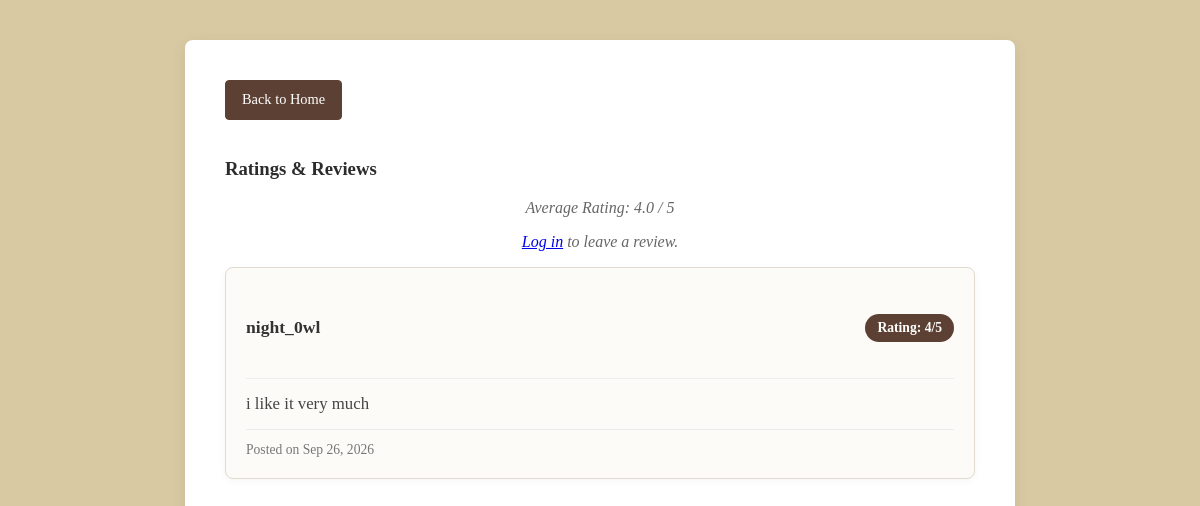
Page /catalog/book/20/ on the earlier database version.
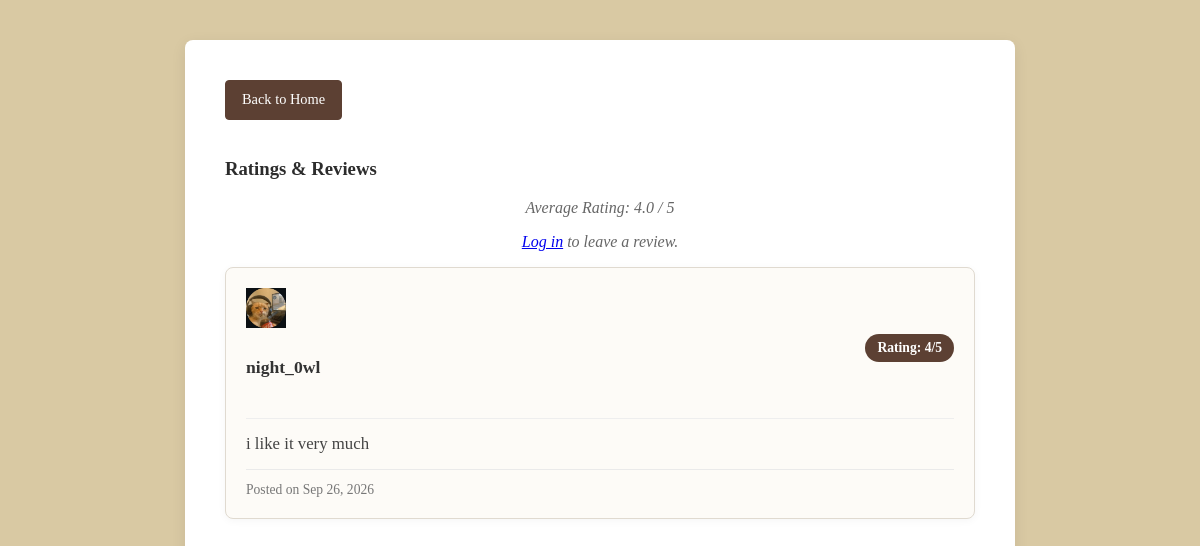
Same page on the later database version.
### catalog/models.py (models this page shows, shortened)
class Review(models.Model):
    review_id = models.AutoField(primary_key=True)
    book = models.ForeignKey(Book, on_delete=models.CASCADE, related_name='reviews')
    user = models.ForeignKey(User, on_delete=models.CASCADE, related_name='reviews')
    rating = models.IntegerField()
    comment = models.TextField()
    created_at = models.DateTimeField(auto_now_add=True)
    updated_at = models.DateTimeField(auto_now=True)

class UserProfile(models.Model):
    user = models.OneToOneField(User, on_delete=models.CASCADE)
    full_name = models.CharField(max_length=150, blank=True)
    bio = models.TextField(blank=True)
    profile_picture = models.ImageField(upload_to='profile_pics/', blank=True, null=True)
    is_verified = models.BooleanField(default=False)
    verification_token = models.CharField(max_length=100, blank=True, null=True)

### catalog/views.py (the view)
# urls.py: path('book/<int:book_id>/', views.book_detail, name='book_detail'),
def book_detail(request, book_id):
    book = get_object_or_404(Book, pk=book_id)
    reviews = Review.objects.filter(book=book)
    avg_rating = reviews.aggregate(Avg('rating'))['rating__avg']
    user_has_reviewed = False
    if request.user.is_authenticated:
        user_has_reviewed = reviews.filter(user=request.user).exists()
    context = {
        'book': book,
        'reviews': reviews,
        'avg_rating': avg_rating,
        'user_has_reviewed': user_has_reviewed,
    }
    return render(request, 'catalog/book_detail.html', context)

### catalog/templates/catalog/book_detail.html (shortened to what this page needs)
<head>
    {% load static %}
    <link rel="stylesheet" href="{% static 'catalog/style.css' %}">
</head>
<body>
    <div class="book-card">
        <div class="mb-3">
        <a href="{% url 'index' %}" class="custom-back-btn">Back to Home</a>
    </div>
    <div class="reviews-section mt-5">
    <h3>Ratings & Reviews</h3>
    <p>Average Rating:
    {% if avg_rating %}
        {{ avg_rating|floatformat:1 }} / 5
    {% else %}
        No ratings yet
    {% endif %}
    </p>
    {% if user.is_authenticated %}
        {% if not user_has_reviewed %}
        <form method="POST" action="{% url 'add_review' book.pk %}" class="mb-4">
            {% csrf_token %}
            <div class="mb-3">
                <label for="rating" class="form-label">Rating (1-5)</label>
                <select name="rating" id="rating" class="form-select" required>
                    <option value="" selected disabled>Choose...</option>
                    <option value="1">1 - Poor</option>
                    <option value="2">2 - Average</option>
                    <option value="3">3 - Good</option>
                    <option value="4">4 - Very Good</option>
                    <option value="5">5 - Excellent</option>
                </select>
            </div>
            <div class="mb-3">
                <label for="comment" class="form-label">Review Comment</label>
                <textarea name="comment" id="comment" rows="3" class="form-control" placeholder="Write your review here..."></textarea>
            </div>
            <button type="submit" class="btn btn-primary">Submit Review</button>
        </form>
    {% else %}
        <p class="text-muted fst-italic mb-4">You have already reviewed this book. You can edit your existing review below.</p>
        {% endif %}
    {% else %}
        <p><a href="{% url 'login' %}">Log in</a> to leave a review.</p>
    {% endif %}
    <div class="list-group">
        {% for review in reviews %}
            <div class="list-group-item list-group-item-action flex-column align-items-start mb-2">
                <div class="d-flex w-100 justify-content-between review-header">
                    <div class="d-flex align-items-center">
        {% if review.user.userprofile.profile_picture %}
        <img src="{{ review.user.userprofile.profile_picture.url }}" alt="{{ review.user.username }}" class="rounded-circle me-2" width="40" height="40" style="object-fit: cover;">
    {% endif %}
                <h5 class="mb-0 fw-bold">{{ review.user.username }}</h5>
            </div>
                    <span class="badge bg-secondary">Rating: {{ review.rating }}/5</span>
                </div>
                <p class="mb-1 review-comment">{{ review.comment }}</p>
                <div class="review-footer">
                <small class="text-muted">Posted on {{ review.created_at|date:"M d, Y" }}</small>
</div>
            </div>
        {% empty %}
            <p class="text-muted">No reviews yet. Be the first to review this book!</p>
        {% endfor %}
    </div>
</div>
</body>
</html>

Differences in the rows shown:
changed through a linked row, Review "i like it very much": user.userprofile.profile_picture: picture added
